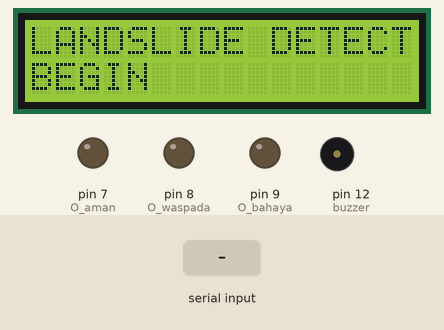
A sketch run on a simulated Arduino Uno, built with avr-gcc and run on an emulated ATmega328P. Shown: 16×2 character LCD, output pins drawn as LEDs (lit = HIGH), buzzer (waves = sounding, pin HIGH). Inputs (shaded band) come from the test bench. What the sketch prints to the serial monitor is not drawn.

Above: at 1.2 s.
At 5.2 s:
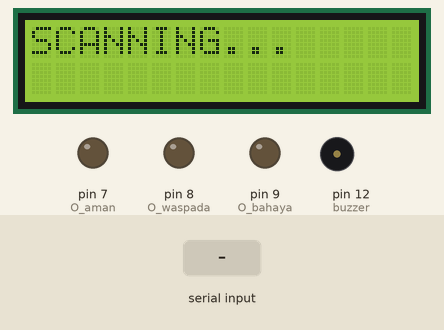
7.4 s: "1110\n" received over the second serial link
At 9.1 s:
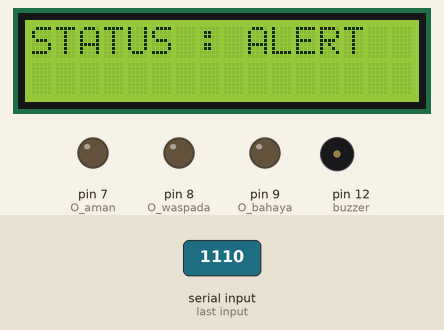
9.9 s: "1100\n" received over the second serial link
At 11.1 s:
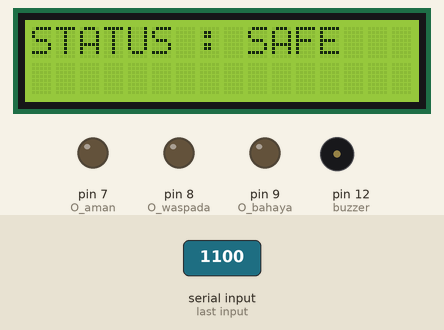
11.4 s: "1101\n" received over the second serial link
At 12.8 s:
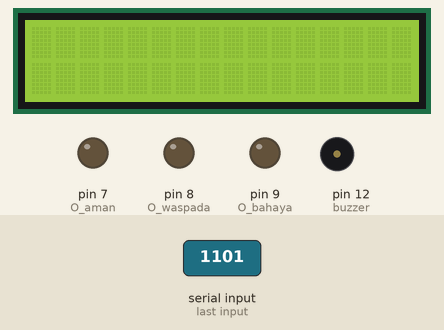
Timing chart, 0 to 14.4 s (numbered marks = the images above; inputs shaded):
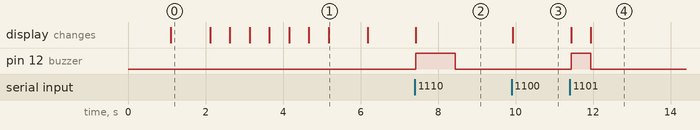

Measured:
- after the input at 7.4 s, pin 12 (buzzer): LOW → HIGH at once, → LOW 1.0 s later; the display: changes at once (image 2)
- after the input at 9.9 s, the display: changes at once (image 3)
- after the input at 11.4 s, pin 12 (buzzer): LOW → HIGH at once, → LOW 0.50 s later; the display: first changes at once (image 4 shows a later state)
- what the display in image 0 shows lasts 1.0 s, from 1.1 s to 2.1 s

The sketch:

display.ino
```cpp
#include <SoftwareSerial.h>
#include <LiquidCrystal_I2C.h>
LiquidCrystal_I2C lcd(0x3F, 16, 2);
SoftwareSerial HC12(10, 11); // HC-12 TX Pin, HC-12 RX Pin

int O_aman = 7;
int O_waspada = 8;
int O_bahaya = 9;
int buzzer = 12;

void setup(){
   lcd.init();
  lcd.backlight();
  Serial.begin(9600);
  HC12.begin(9600);
  pinMode(buzzer, OUTPUT);
  pinMode(O_aman, OUTPUT);
  pinMode(O_waspada, OUTPUT);
  pinMode(O_bahaya, OUTPUT);

  lcd.setCursor(0,0);
  lcd.print("SYSTEM");
  lcd.setCursor(0,1);
  lcd.print("PROCESSING");
  delay(1000);
  lcd.clear();
  lcd.setCursor(0,0);
  lcd.print("LANDSLIDE DETECTION");
  lcd.setCursor(0,1);
  lcd.print("BEGIN");
  delay(1000);
  lcd.clear();
  lcd.setCursor(0,0);
  lcd.print("SCANNING");
  delay(500);
  lcd.setCursor(0,0);
  lcd.print("SCANNING.");
  delay(500);
  lcd.setCursor(0,0);
  lcd.print("SCANNING..");
  delay(500);
  lcd.setCursor(0,0);
  lcd.print("SCANNING...");
  delay(500);
  lcd.clear();
  lcd.setCursor(0,0);
  lcd.print("SCANNING.");
  delay(500);
  lcd.setCursor(0,0);
  lcd.print("SCANNING..");
  delay(500);
  lcd.setCursor(0,0);
  lcd.print("SCANNING...");
  delay(1000);
  lcd.clear();
  lcd.setCursor(0,0);
}

void loop() {
  if(HC12.available() >1){
    int input = HC12.parseInt();
    float soil = HC12.read();

    //aman
    if(input == 1100)
    {
      Serial.println("2");
      lcd.clear();
      lcd.print("STATUS : SAFE");
      delay(1000);
    }
    else
    {
      Serial.println("1");
    }
    //waspada
    if(input == 1110)
    {
      Serial.println("3");
      lcd.clear();
      lcd.print("STATUS : ALERT");
      digitalWrite(buzzer, HIGH);
      delay(1000);
      lcd.clear();
      lcd.print("STATUS : ALERT");
      digitalWrite(buzzer, LOW);
      delay(1000);
    }
    else
    {
      Serial.println("1");
    }
    //bahaya
    if(input == 1101)
    {
      Serial.println("6");
      lcd.clear();
      lcd.print("STATUS : DANGER!");
      digitalWrite(buzzer, HIGH);
      delay(500);
      lcd.clear();
      //lcd.print("STATUS : DANGER!");
      digitalWrite(buzzer, LOW);
      delay(1000);
    }
    else
    {
      Serial.println("5");
    }
  }
  HC12.flush();
delay(20);
}
```
